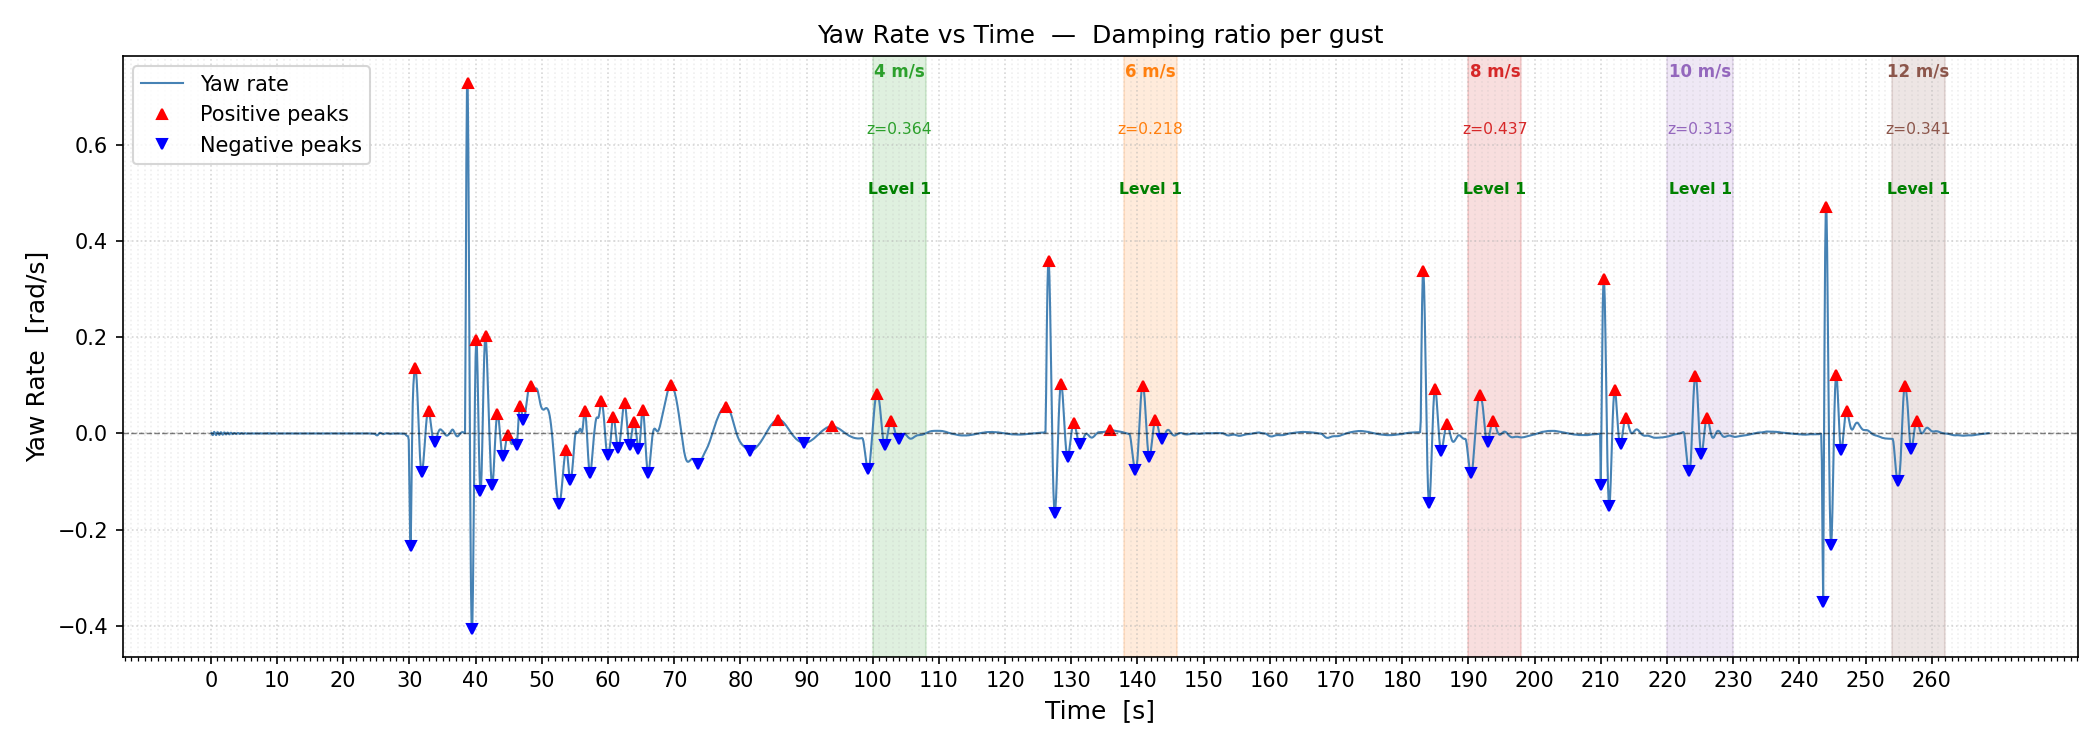

Generate this figure with Python:
import numpy as np
import pandas as pd
import matplotlib.pyplot as plt
from scipy.signal import find_peaks

# ── load ──────────────────────────────────────────────────────────────────────
df = pd.read_csv(
    r'C:\Users\juand\OneDrive\Documents\GitHub\wing-sizing\unity\wind_yawrate_bomboo.txt',
    sep='\t', names=['time', 'yaw_rate'], header=0
)

t   = df['time'].values
yaw = df['yaw_rate'].values

# ── gust segments ─────────────────────────────────────────────────────────────
gusts = [
    (100, 108,  4, 'tab:green'),
    (138, 146,  6, 'tab:orange'),
    (190, 198,  8, 'tab:red'),
    (220, 230, 10, 'tab:purple'),
    (254, 262, 12, 'tab:brown'),
]

# ── damping ratio via logarithmic decrement ───────────────────────────────────
def calc_damping(t_all, y_all, t0, t1):
    """
    Half-cycle logarithmic decrement: first positive peak → next negative trough.
    δ_half = ln(|A_high| / |A_low|)
    ζ = δ_half / sqrt(π² + δ_half²)
    T_d estimated from time between that peak and trough * 2.
    """
    mask  = (t_all >= t0) & (t_all <= t1)
    seg_t = t_all[mask]
    seg_y = y_all[mask]

    p_idx, _ = find_peaks( seg_y, prominence=0.01)
    n_idx, _ = find_peaks(-seg_y, prominence=0.01)

    if len(p_idx) == 0 or len(n_idx) == 0:
        return np.nan, np.nan, np.nan, []

    # first positive peak
    t_high = seg_t[p_idx[0]];  a_high = seg_y[p_idx[0]]
    # first negative trough that comes AFTER the high peak
    after = n_idx[seg_t[n_idx] > t_high]
    if len(after) == 0:
        return np.nan, np.nan, np.nan, []
    t_low  = seg_t[after[0]];  a_low  = np.abs(seg_y[after[0]])

    delta_half = np.log(np.abs(a_high) / a_low)
    zeta = delta_half / np.sqrt(np.pi**2 + delta_half**2)
    T_d  = 2 * (t_low - t_high)          # half-period × 2
    w_d  = 2 * np.pi / T_d
    w_n  = w_d / np.sqrt(max(1 - zeta**2, 1e-9))
    return zeta, w_d, w_n, [(t_high, a_high), (t_low, -a_low)]

# ── MIL-SPEC Dutch Roll handling qualities thresholds ────────────────────────
# Criterion        Level 1    Level 2    Level 3
# zeta_dr          >= 0.08    >= 0.02    >= 0
# wn_dr  [rad/s]   >= 0.4     >= 0.4     >= 0.4
# zeta*wn [rad/s]  >= 0.15    >= 0.05    —

def hq_level(zeta, wn):
    zw = zeta * wn
    if zeta >= 0.08 and wn >= 0.4 and zw >= 0.15:
        return "Level 1"
    elif zeta >= 0.02 and wn >= 0.4 and zw >= 0.05:
        return "Level 2"
    elif zeta >= 0.0  and wn >= 0.4:
        return "Level 3"
    else:
        return "< Level 3"

print(f"\n{'Gust':>8}  {'zeta':>7}  {'wn[r/s]':>9}  {'zeta*wn':>9}  {'Level':>9}")
print("-" * 52)
gust_results = []
for t0, t1, speed, col in gusts:
    zeta, w_d, w_n, peaks = calc_damping(t, yaw, t0, t1)
    level = hq_level(zeta, w_n) if not np.isnan(zeta) else "N/A"
    gust_results.append((t0, t1, speed, col, zeta, w_d, w_n, peaks, level))
    zw = zeta * w_n if not np.isnan(zeta) else np.nan
    print(f"{speed:>5} m/s  {zeta:>7.4f}  {w_n:>9.4f}  {zw:>9.4f}  {level:>9}")

# ── full-signal peaks (for markers) ──────────────────────────────────────────
pos_idx, _ = find_peaks( yaw, prominence=0.02)
neg_idx, _ = find_peaks(-yaw, prominence=0.02)

# ── plot ──────────────────────────────────────────────────────────────────────
fig, ax = plt.subplots(figsize=(14, 5))

# shaded gust windows
for t0, t1, speed, col, zeta, w_d, w_n, peaks, level in gust_results:
    ax.axvspan(t0, t1, color=col, alpha=0.15, zorder=0)
    ax.text((t0 + t1) / 2, 0.99, f'{speed} m/s',
            ha='center', va='top', fontsize=8, color=col, fontweight='bold',
            transform=ax.get_xaxis_transform())
    if not np.isnan(zeta):
        ax.text((t0 + t1) / 2, 0.89, f'z={zeta:.3f}',
                ha='center', va='top', fontsize=7.5, color=col,
                transform=ax.get_xaxis_transform())
        lv_color = 'green' if level == 'Level 1' else 'darkorange'
        ax.text((t0 + t1) / 2, 0.79, level,
                ha='center', va='top', fontsize=7.5, color=lv_color,
                fontweight='bold', transform=ax.get_xaxis_transform())

# signal and peaks
ax.plot(t, yaw, color='steelblue', linewidth=1.0, label='Yaw rate')
ax.plot(t[pos_idx], yaw[pos_idx], 'r^', markersize=5, label='Positive peaks')
ax.plot(t[neg_idx], yaw[neg_idx], 'bv', markersize=5, label='Negative peaks')
ax.axhline(0, color='k', linewidth=0.7, linestyle='--', alpha=0.5)

ax.set_xlabel('Time  [s]', fontsize=12)
ax.set_ylabel('Yaw Rate  [rad/s]', fontsize=12)
ax.set_title('Yaw Rate vs Time  —  Damping ratio per gust', fontsize=12)
ax.set_xticks(np.arange(0, t.max() + 1, 10))
ax.xaxis.set_minor_locator(plt.MultipleLocator(1))
ax.grid(True, which='major', linestyle=':', alpha=0.5)
ax.grid(True, which='minor', linestyle=':', alpha=0.2)
ax.legend(fontsize=10)
fig.tight_layout()
fig.savefig('unity/yawrate_plot.png', dpi=150)
plt.show()
